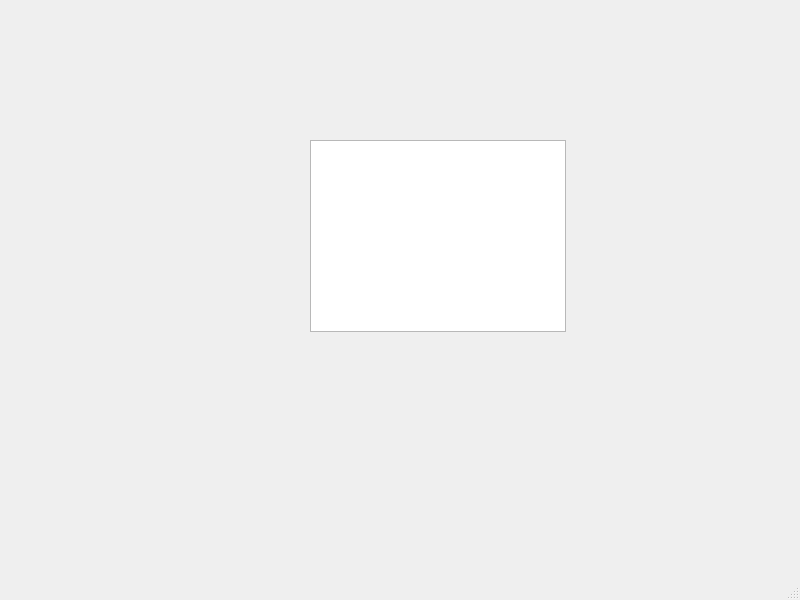
<?xml version="1.0" encoding="UTF-8"?>
<ui version="4.0">
 <class>MainWindow</class>
 <widget class="QMainWindow" name="MainWindow">
  <property name="geometry">
   <rect>
    <x>0</x>
    <y>0</y>
    <width>800</width>
    <height>600</height>
   </rect>
  </property>
  <property name="windowTitle">
   <string>MainWindow</string>
  </property>
  <widget class="QWidget" name="centralwidget">
   <widget class="QGraphicsView" name="graphicsView">
    <property name="geometry">
     <rect>
      <x>310</x>
      <y>140</y>
      <width>256</width>
      <height>192</height>
     </rect>
    </property>
   </widget>
  </widget>
  <widget class="QMenuBar" name="menubar">
   <property name="geometry">
    <rect>
     <x>0</x>
     <y>0</y>
     <width>800</width>
     <height>20</height>
    </rect>
   </property>
  </widget>
  <widget class="QStatusBar" name="statusbar"/>
 </widget>
 <resources/>
 <connections/>
</ui>
